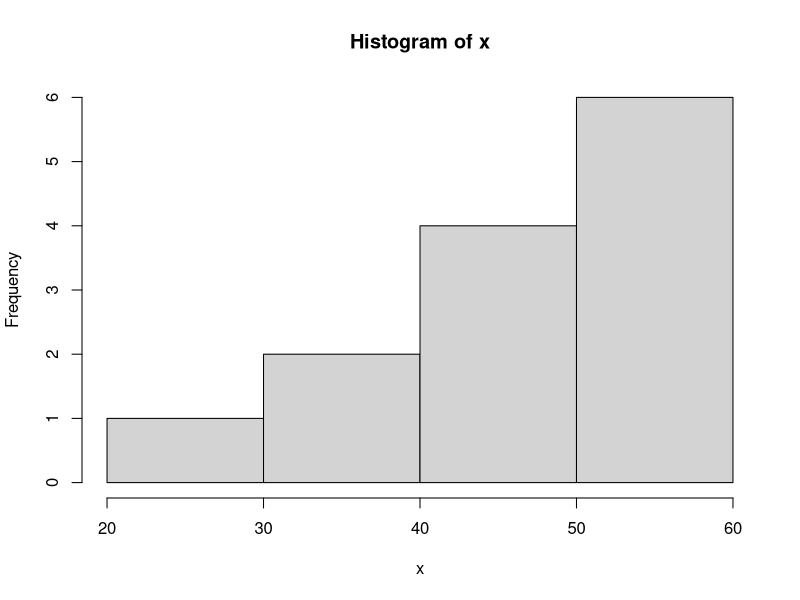
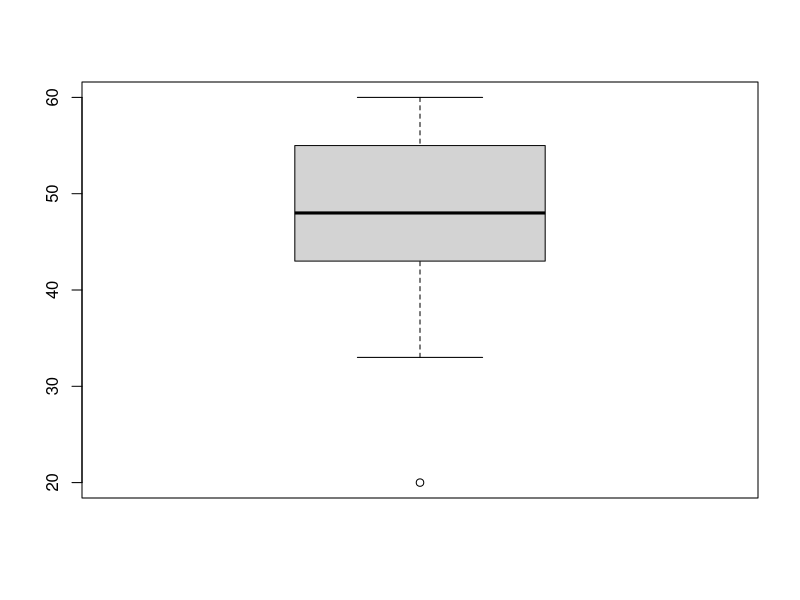
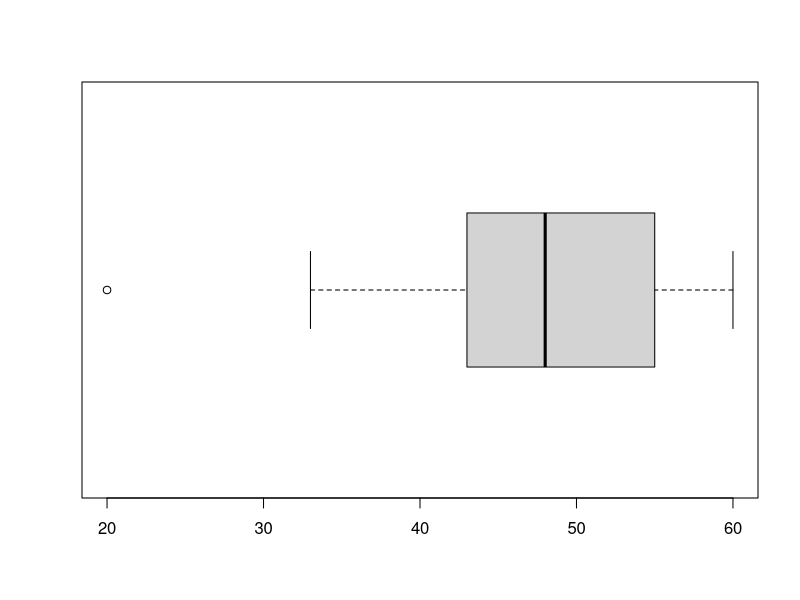
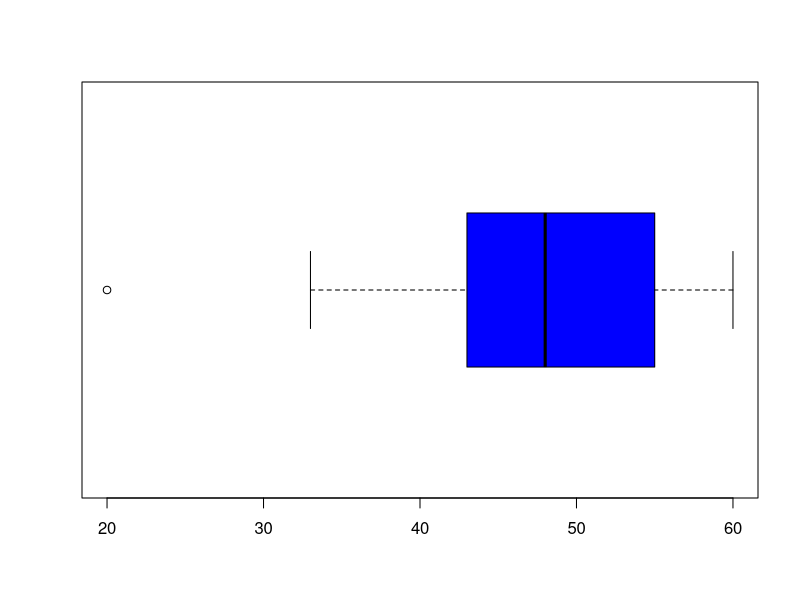
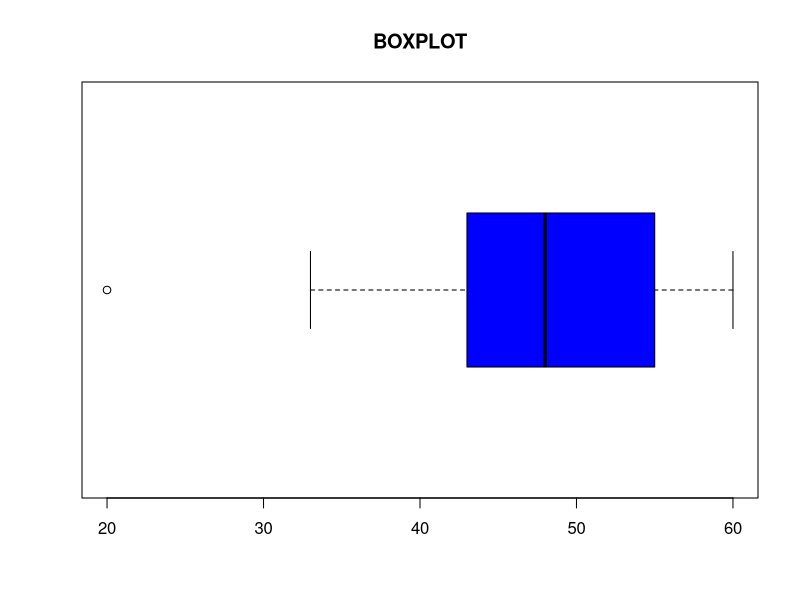
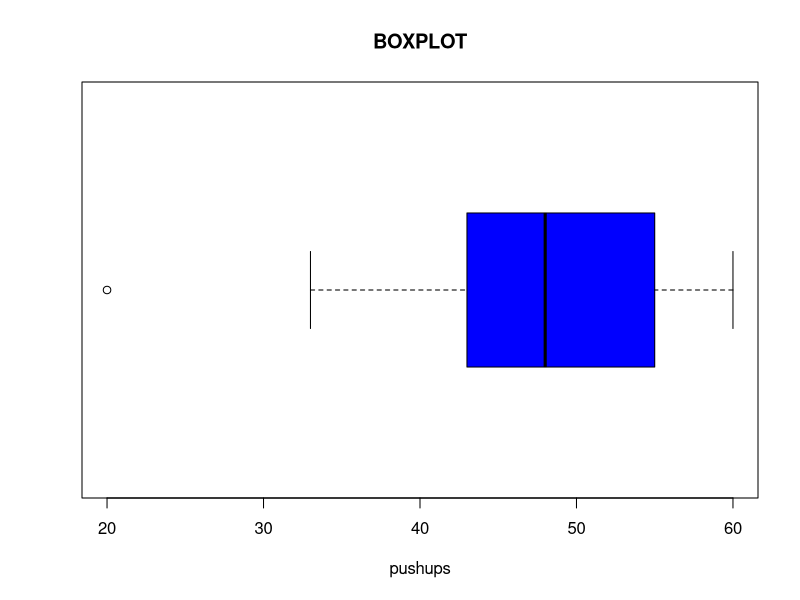
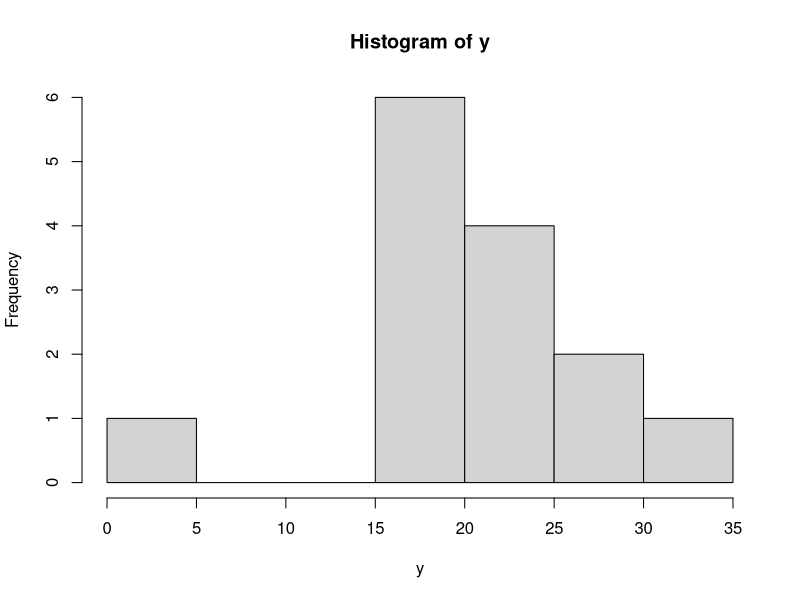
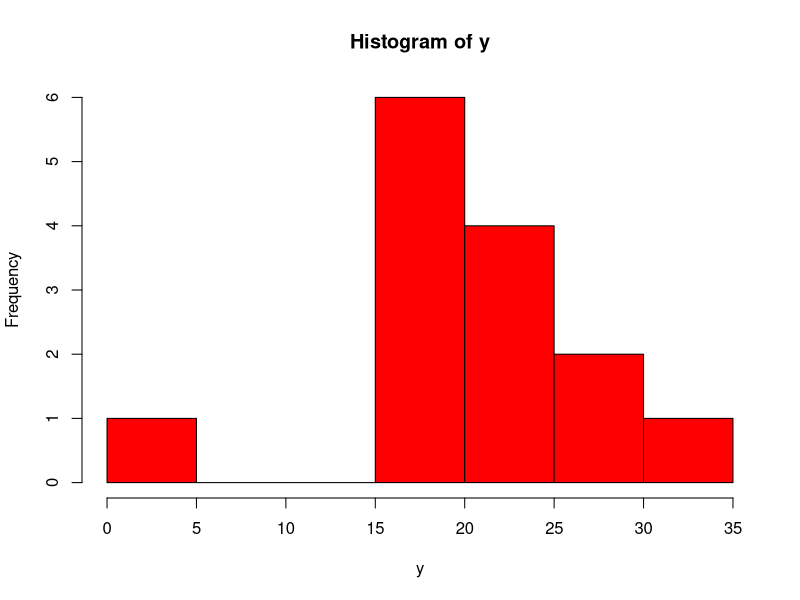

Here is the R script that generated these plots, in order:

# Chapter 3  Descriptive Statistics

# Histograms
x <- c(20,33,36,43,46,47,48,54,55,55,57,59,60)
x
hist(x)

# skewed left or skewed right ?

# mewn < median ,  mean > median  or  mean = median

#Boxplots

boxplot(x)
# any outliers ?   yes    no

boxplot(x, horizontal = TRUE)

boxplot(x, horizontal = TRUE, col = c("blue"))

boxplot(x, horizontal = TRUE, col = c("blue"), main = "BOXPLOT")

boxplot(x, horizontal = TRUE, col = c("blue"), main = "BOXPLOT", xlab = "pushups")

y <- c(4,16,16,18,17,19,20,21,23,23,24,26,28,33)
y
# Histograms

hist(y)
# skewed left or skewed right ?

# mewn < median , mean > median  or  mean = median

hist(y,  col = c("red"))

hist(y,  col = c("red", "blue"))

# Boxplots

boxplot(y)

# any outliers ?   yes    no

boxplot(y, horizontal = TRUE)

z <- c(9,13,18,20,22,22,23,24,25,27,28,33,37)
z 

# Histogram

hist(z)

# skewed left , skewed right or normal ?

# mewn < median  ,  mean > median  or  mean = median

boxplot(z)

# any outliers ?   yes    no


# Quartiles, Percentiles, IQR


x <- c(20,33,36,43,46,47,48,54,55,55,57,59,60)
x

# Find the Min, Max, 1st Quartile, 3rd Quartile, and the Median for data set x

summary(x)

boxplot(x)

# Find the range of the data set (Max - Min)
  range(x)
# Find the IQR  (Inter Quartile Range)   Q3 - Q1  Use IQR to summarize skewed data
  
  IQR(x)
  
# Find the standard deviation  (typical distance between the mean and another data value of the set)
  sd(x)

# Scatter Plots  (Tidyverse Methods and Base R Methods)

library(tidyverse)
  
mpg
?mpg
View(mpg)

# Scatter plots are generated to explore a relationship between two quantitative variables

#  Example 1 use the mpg data to create a scatter plot for the variables city mileage (cty) and
#  highway mileage (hwy)  Let cty be independent X  and let hwy be dependent Y

#Old base R method

  plot(mpg$hwy ~ mpg$cty)
  
# Does a positive or a negative association exists between the variables hwy and cty?

# Tidyverse method
  ggplot(data = mpg) +
    geom_point(mapping = aes(x = cty, y = hwy))

  ggplot(data = mpg) +
    geom_point(mapping = aes(x = cty, y = hwy), color = "blue")
  
  ggplot(data = mpg) +
    geom_point(mapping = aes(x = cty, y = hwy), color = "blue") +
    ggtitle("hwy vs cty")
  
  ggplot(data = mpg) +
    geom_point(mapping = aes(x = cty, y = hwy), color = "blue") +
    ggtitle("hwy vs cty") +
    xlab("city mileage") +
    ylab("highway mileage")
  
  #  Example 2 use the diamonds data to create a scatter plot for the variables carat and price
  #  Let carat be independent and let price be dependent.
  
  diamonds
  ?diamonds
  View(diamonds)
  
  
  # Old base R method
  
    plot(diamonds$price ~ diamonds$carat)
  
 # Does a positive or a negative association exists between the variables hwy and cty?
  
  # Tidyberse method
    
    ggplot(data = diamonds) +
      geom_point(mapping = aes(x = carat, y = price))
    
  # Change the color of the data points and and a title
    
    ggplot(data = diamonds) +
      geom_point(mapping = aes(x = carat, y = price), color = "orange") +
      ggtitle("Diamonds Plot Carat vs Price")
    
    
  q()
  y
  
 